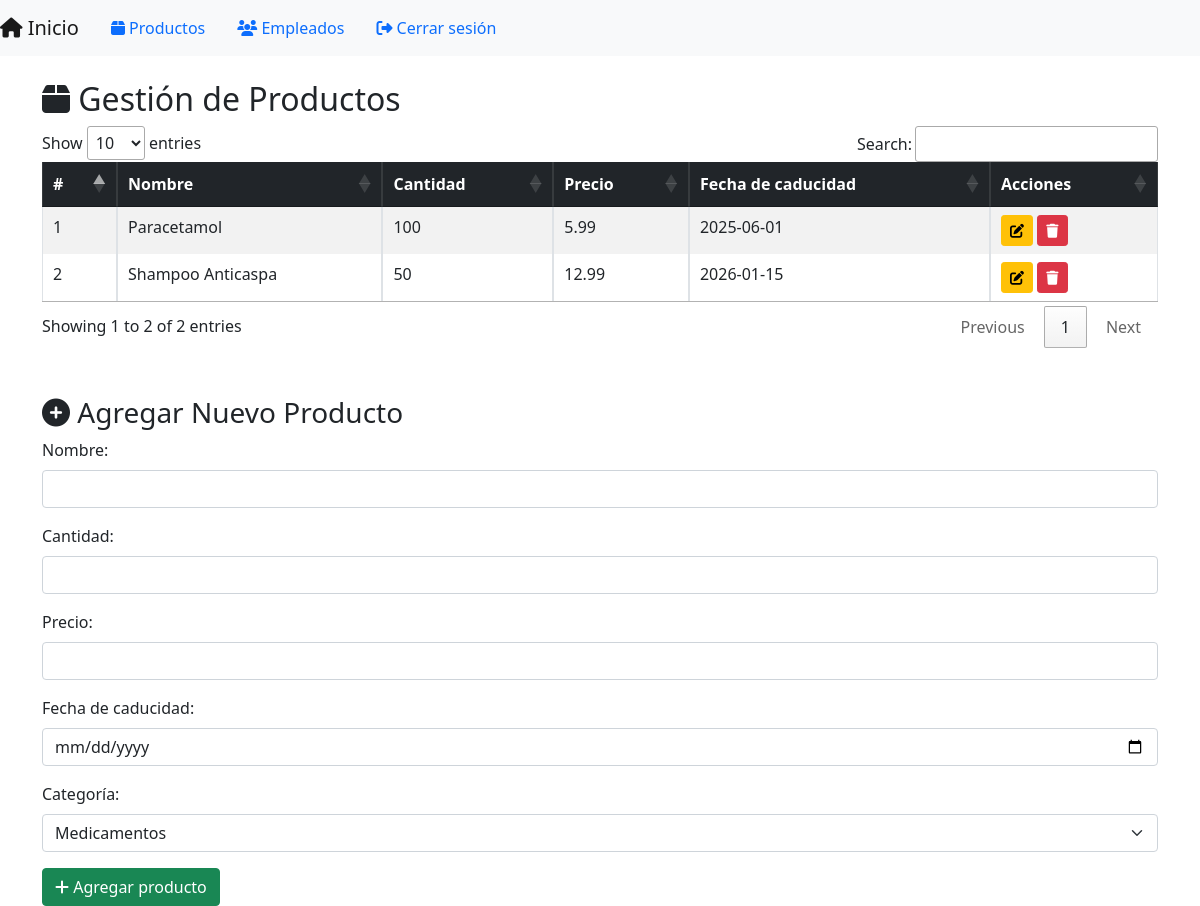
The app's page /productosDB (signed in), older data.
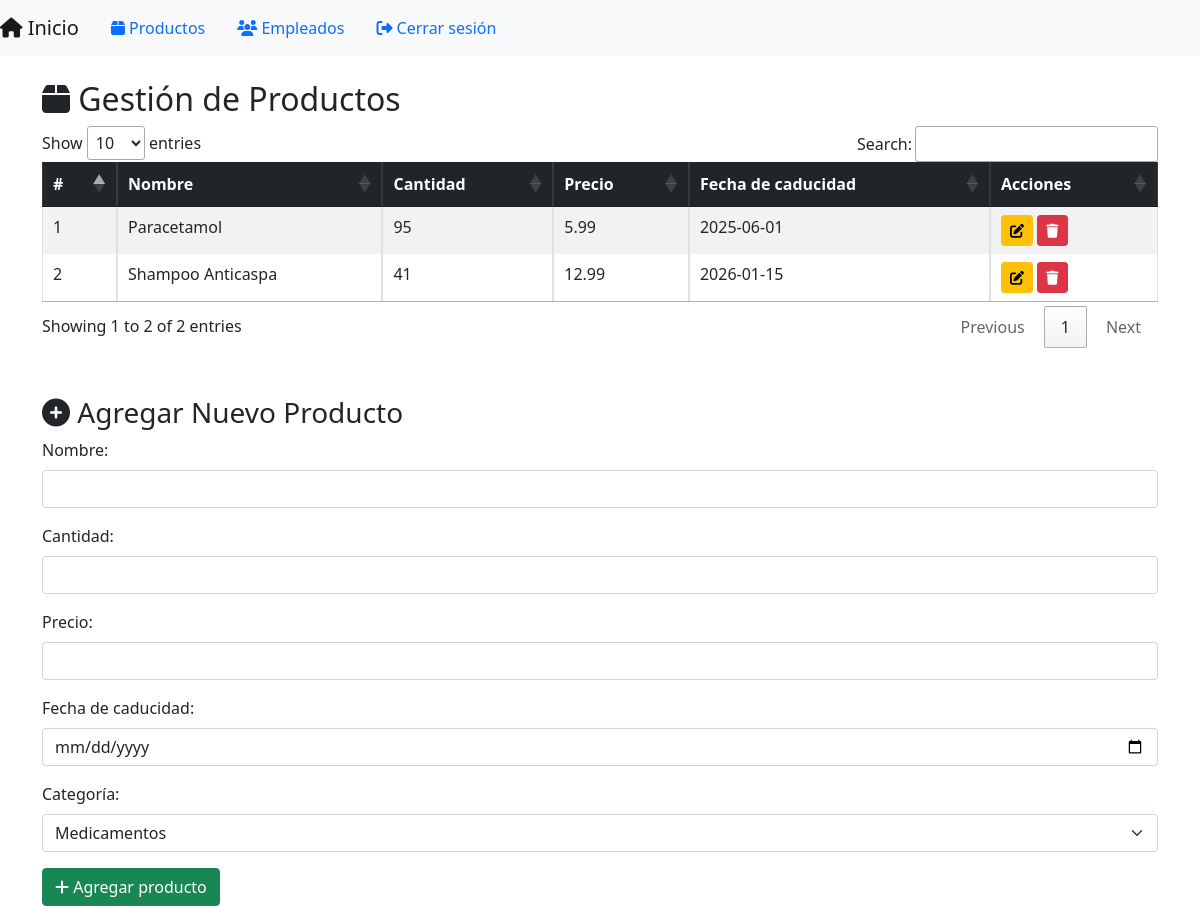
The same page, newer data.
### models.py (models this page shows)
class Producto(db.Model):
    __tablename__ = 'productos'
    producto_ID = db.Column(db.Integer, primary_key=True, autoincrement=True)
    categoria_FK = db.Column(db.Integer, db.ForeignKey('categoria.categoria_ID', ondelete='CASCADE'), nullable=False)
    nombre_producto = db.Column(db.String(150), nullable=False)
    cantidad = db.Column(db.Integer, nullable=False)
    precio = db.Column(db.Numeric(10,2), nullable=False)
    fecha_caducidad = db.Column(db.Date, nullable=False)
    facturas_detalle = db.relationship('FacturaDetalle', backref='producto', cascade='all, delete')
    inventario = db.relationship('Inventario', backref='producto', cascade='all, delete')

### app.py (the view)
@app.route('/productosDB')
@login_required
def productosDB():
    if db.session.get(Rol, current_user.rol_FK).rol_usuario != "administrador":
        flash('Acceso no autorizado', 'danger')
        return redirect(url_for('adminMain'))
    categorias = Categoria.query.all()
    search_query = request.args.get('search', '', type=str)
    if search_query:
        productos = Producto.query.filter(Producto.nombre_producto.ilike(f"%{search_query}%")).all()
    else:
        productos = Producto.query.all()
    return render_template('productosDB.html', productos=productos, search_query=search_query, categorias=categorias)

### app.py (called while the page is built)
@login_manager.user_loader
def load_user(user_id):
    return db.session.get(Usuario, int(user_id))

### templates/productosDB.html (shortened to what the changed rows need)
<!DOCTYPE html>
<html lang="es">
<head>
    <link href="https://cdn.jsdelivr.net/npm/bootstrap@5.1.3/dist/css/bootstrap.min.css" rel="stylesheet">
    <link href="https://cdn.datatables.net/1.11.5/css/jquery.dataTables.min.css" rel="stylesheet">
    <link rel="stylesheet" href="https://cdnjs.cloudflare.com/ajax/libs/font-awesome/6.5.2/css/all.min.css">
</head>
<body>
    <div class="container mt-4">
        <h2><i class="fas fa-box"></i> Gestión de Productos</h2>
        <table id="productosTable" class="table table-striped table-bordered">
            <thead class="table-dark">
                <tr>
                    <th>#</th>
                    <th>Nombre</th>
                    <th>Cantidad</th>
                    <th>Precio</th>
                    <th>Fecha de caducidad</th>
                    <th>Acciones</th>
                </tr>
            </thead>
            <tbody>
                {% for producto in productos %}
                <tr>
                    <td>{{ loop.index }}</td>
                    <td>{{ producto.nombre_producto }}</td>
                    <td>{{ producto.cantidad }}</td>
                    <td>{{ producto.precio }}</td>
                    <td>{{ producto.fecha_caducidad }}</td>
                    <td>
                        <a href="{{ url_for('edit_producto', id=producto.producto_ID) }}" class="btn btn-warning btn-sm">
                            <i class="fas fa-edit"></i>
                        </a>
                        <form action="{{ url_for('delete_producto', id=producto.producto_ID) }}"
                              method="POST" style="display:inline;"
                              onsubmit="return confirm('¿Seguro que quieres eliminar este producto?')">
                            <button type="submit" class="btn btn-danger btn-sm" title="Eliminar producto">
                                <i class="fas fa-trash"></i>
                            </button>
                        </form>
                    </td>
                </tr>
                {% endfor %}
            </tbody>
        </table>
    </div>
</body>
</html>

Row changes from the older to the newer data that the page shows:
changed Producto "Paracetamol": cantidad "100" → "95"
changed Producto "Shampoo Anticaspa": cantidad "50" → "41"
